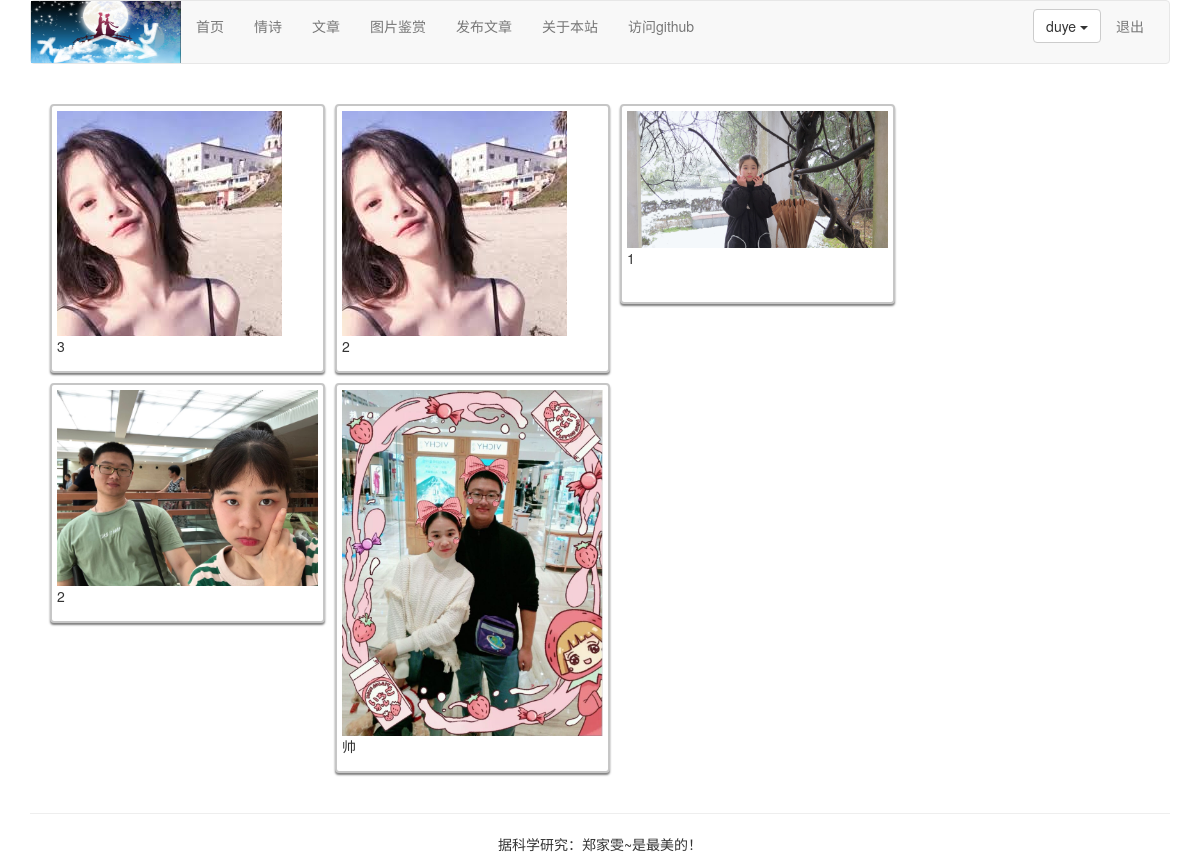
Page /image/images/ (signed in) on the committed database.
### image/models.py (models this page shows, shortened)
class Image(models.Model):
    user = models.ForeignKey(User, on_delete=models.CASCADE, related_name="images")
    title = models.CharField(max_length=300)
    url = models.URLField()
    slug = models.SlugField(max_length=500, blank=True)
    description = models.TextField(blank=True)
    created = models.DateField(auto_now_add=True, db_index=True)
    image = models.ImageField(upload_to='images/%Y/%m/%d')

### image/views.py (the view)
# urls.py: path('images/', views.falls_images, name="falls_images"),
def falls_images(request):
    images = Image.objects.all()
    return render(request, 'image/falls_images.html', {"images": images})

### templates/image/falls_images.html (shortened to what this page needs)
{% extends "base.html" %}
{% load staticfiles %}
{% block content %}
<div class="container">
    <link rel="stylesheet" href="{% static 'css/mansory-style.css' %}" type="text/css" />
    <div id="my-gallery-container">
        {% for image in images %}
        <div class="falls_item h200" data-order="{{image.id}}">
            <a href="javascript:void(0)" onclick="displayImage('{{image.user}}', '{{image.title}}','{{image.image.url}}', '{{image.description}}','{{request.get_host}}')">
                <img src="{{ image.image.url }}">
            </a>
            <p>{{ image.title }}</p>
        </div>
        {% endfor %}
    </div>
</div>
{% endblock %}

### templates/header.html (shortened to what this page needs)
{% load staticfiles %}
<div class="container">
    <nav class="navbar navbar-default" role="navigation">
        <div class="navbar-header">
            <img src="{% static '/images/logoo.png' %}" height="62px" width="150px">
        </div>
    <div>
        <ul class="nav navbar-nav" role="navigation" >
            <li><a href="{% url 'home' %}">首页</a></li>
            <li><a href="{% url 'blog:blog_title' %}">情诗</a></li>
            <li><a href="{% url 'article:article_titles' %}">文章</a></li>
            <li><a href="{% url 'image:falls_images' %}">图片鉴赏</a></li>
            {% if user.is_authenticated %}
            <li><a href="{% url 'article:article_post' %}">发布文章</a></li>
            {% endif  %}
            <li><a href="{% url 'course:about' %}">关于本站</a> </li>
            <li><a href="https://github.com/duyedoudou">访问github</a> </li>
        </ul>
        <ul class="nav navbar-nav navbar-right" style="margin-right:10px">
            {% if user.is_authenticated %}
                <li>
                    <div class="dropdown" style="margin-top:8px">
                        <button class="btn btn-default dropdown-toggle" type="button" id="dropdownMenu"  data-toggle="dropdown">{{ user.username }}
                            <span class="caret"></span>
                        </button>
                    </div>
                </li>
                <li><a href="{% url 'account:user_logout' %}">退出</a></li>
            {% else %}
                <li><a href="{% url 'account:user_login' %}">登录</a></li>
                <li><a href="{% url 'account:user_register' %}">注册</a></li>
            {% endif %}
        </ul>
    </div>
    </nav>
</div>

### static/css/mansory-style.css (style rules this page uses)
#my-gallery-container { background-color: #ededed; }
.falls_item { border: #c6c6c6 2px solid; width: 100%; background-color: white; min-height: 100px; padding: 5px; margin: 10px 0px; box-shadow: rgba(0, 0, 0, 0.5) 0px 2px 2px; border-radius: 4px;, }
.falls_item.h200 { width: 100%; min-height: 200px; }
.falls_item img { max-width: 100%; }

### rows in the picture
Image: image (picture), title "帅"
Image: image (picture), title "2"
Image: image (picture), title "1"
Image: image (picture), title "2"
Image: image (picture), title "3"

### other values in the picture
{{ user.username }} "duye"
